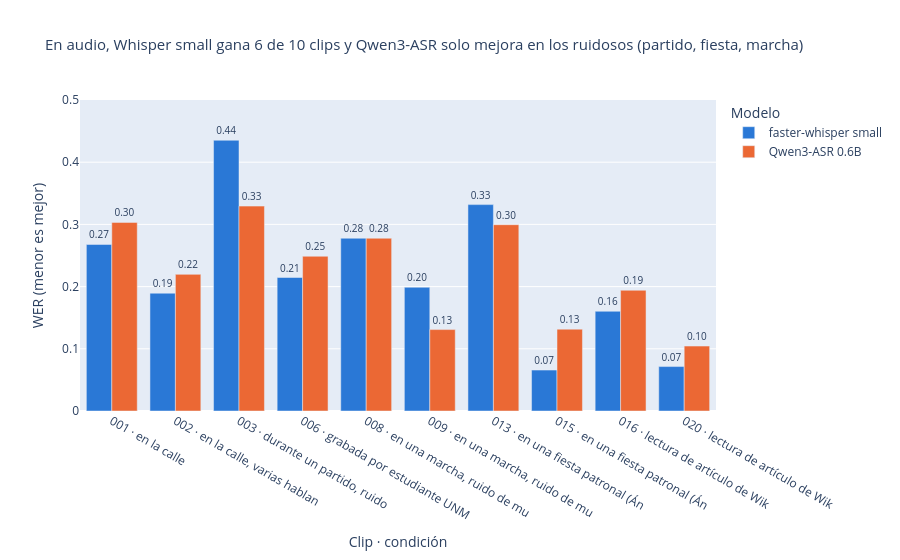

Here is the notebook cell this chart was saved with:
### Code cell
a = metricas.query("modalidad == 'audio'").copy()
a["etiqueta"] = a.id.str.replace("clip_", "") + " · " + a.tipo.str.replace("entrevista ", "").str[:26]
fig = px.bar(a, x="etiqueta", y="valor", color="modelo", barmode="group", color_discrete_map=COLORES,
             text=a.valor.map(lambda v: f"{v:.2f}"),
             title="En audio, Whisper small gana 6 de 10 clips y Qwen3-ASR solo mejora en los ruidosos (partido, fiesta, marcha)",
             labels={"etiqueta": "Clip · condición", "valor": "WER (menor es mejor)", "modelo": "Modelo"})
fig.update_traces(textposition="outside", textfont_size=10).update_layout(title_font_size=15, yaxis_range=[0, 0.5])
fig.show()

### Figure 1 — Plotly figure (JSON) as saved in the notebook; plotly's stock layout.template omitted (floating-point values rounded to 4 significant figures)
{"data": [{"alignmentgroup": "True", "hovertemplate": "Modelo=faster-whisper small<br>Clip · condición=%{x}<br>WER (menor es mejor)=%{y}<br>text=%{text}<extra></extra>", "legendgroup": "faster-whisper small", "marker": {"color": "#2a78d6", "pattern": {"shape": ""}}, "name": "faster-whisper small", "offsetgroup": "faster-whisper small", "orientation": "v", "showlegend": true, "text": ["0.27", "0.19", "0.44", "0.21", "0.28", "0.20", "0.33", "0.07", "0.16", "0.07"], "textfont": {"size": 10}, "textposition": "outside", "type": "bar", "x": ["001 · en la calle", "002 · en la calle, varias hablan", "003 · durante un partido, ruido ", "006 · grabada por estudiante UNM", "008 · en una marcha, ruido de mu", "009 · en una marcha, ruido de mu", "013 · en una fiesta patronal (Án", "015 · en una fiesta patronal (Án", "016 · lectura de artículo de Wik", "020 · lectura de artículo de Wik"], "xaxis": "x", "y": [0.2677, 0.1894, 0.4353, 0.2146, 0.2778, 0.199, 0.3318, 0.06579, 0.1603, 0.07143], "yaxis": "y"}, {"alignmentgroup": "True", "hovertemplate": "Modelo=Qwen3-ASR 0.6B<br>Clip · condición=%{x}<br>WER (menor es mejor)=%{y}<br>text=%{text}<extra></extra>", "legendgroup": "Qwen3-ASR 0.6B", "marker": {"color": "#eb6834", "pattern": {"shape": ""}}, "name": "Qwen3-ASR 0.6B", "offsetgroup": "Qwen3-ASR 0.6B", "orientation": "v", "showlegend": true, "text": ["0.30", "0.22", "0.33", "0.25", "0.28", "0.13", "0.30", "0.13", "0.19", "0.10"], "textfont": {"size": 10}, "textposition": "outside", "type": "bar", "x": ["001 · en la calle", "002 · en la calle, varias hablan", "003 · durante un partido, ruido ", "006 · grabada por estudiante UNM", "008 · en una marcha, ruido de mu", "009 · en una marcha, ruido de mu", "013 · en una fiesta patronal (Án", "015 · en una fiesta patronal (Án", "016 · lectura de artículo de Wik", "020 · lectura de artículo de Wik"], "xaxis": "x", "y": [0.3032, 0.2197, 0.3294, 0.2488, 0.2778, 0.1309, 0.2995, 0.1316, 0.1941, 0.1044], "yaxis": "y"}], "layout": {"barmode": "group", "legend": {"title": {"text": "Modelo"}, "tracegroupgap": 0}, "title": {"font": {"size": 15}, "text": "En audio, Whisper small gana 6 de 10 clips y Qwen3-ASR solo mejora en los ruidosos (partido, fiesta, marcha)"}, "xaxis": {"anchor": "y", "domain": [0, 1], "title": {"text": "Clip · condición"}}, "yaxis": {"anchor": "x", "domain": [0, 1], "range": [0, 0.5], "title": {"text": "WER (menor es mejor)"}}}}
